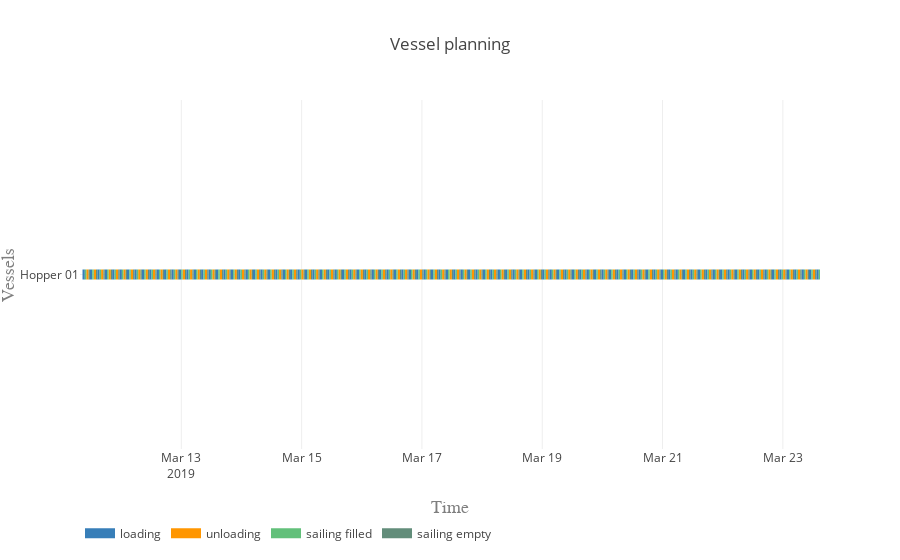

Source (notebook cell):
### Code cell
vessels = equipment

processes = ['loading', 'unloading', 'sailing filled', 'sailing empty']
colors = {0:'rgb(55,126,184)', 1:'rgb(255,150,0)', 2:'rgb(98, 192, 122)', 3:'rgb(98, 141, 122)'}

plot.vessel_planning(vessels, processes, colors)

### Figure 1 — Plotly figure (JSON) as saved in the notebook; plotly's stock layout.template omitted (floating-point values rounded to 4 significant figures; data arrays with more than 128 entries replaced by an {"elided": "..."} marker saying what was removed)
{"data": [{"connectgaps": false, "hoverinfo": "y+name", "line": {"color": "rgb(55,126,184)", "width": 10}, "mode": "lines", "name": "loading", "type": "scatter", "uid": "255cd22b-c7ef-4ee4-b640-ef7d174c495f", "x": {"elided": "500 str values"}, "y": {"elided": "500 str values"}}, {"connectgaps": false, "hoverinfo": "y+name", "line": {"color": "rgb(255,150,0)", "width": 10}, "mode": "lines", "name": "unloading", "type": "scatter", "uid": "431c8d3f-d89c-446f-b22e-421677e32979", "x": {"elided": "500 str values"}, "y": {"elided": "500 str values"}}, {"connectgaps": false, "hoverinfo": "y+name", "line": {"color": "rgb(98, 192, 122)", "width": 10}, "mode": "lines", "name": "sailing filled", "type": "scatter", "uid": "1ac7ac4b-d625-4e4c-af8b-3912730f3205", "x": {"elided": "1000 str values"}, "y": {"elided": "1000 str values"}}, {"connectgaps": false, "hoverinfo": "y+name", "line": {"color": "rgb(98, 141, 122)", "width": 10}, "mode": "lines", "name": "sailing empty", "type": "scatter", "uid": "ec975ce9-970e-4dc4-aea3-5318bd4a0914", "x": {"elided": "990 str values"}, "y": {"elided": "990 str values"}}], "layout": {"hovermode": "closest", "legend": {"orientation": "h", "x": 0, "y": -0.2}, "title": "Vessel planning", "xaxis": {"range": ["2019-03-11 07:34:24", "2019-03-23 14:48:46.511561"], "title": "Time", "titlefont": {"color": "#7f7f7f", "family": "Courier New, monospace", "size": 18}}, "yaxis": {"title": "Vessels", "titlefont": {"color": "#7f7f7f", "family": "Courier New, monospace", "size": 18}}}}
